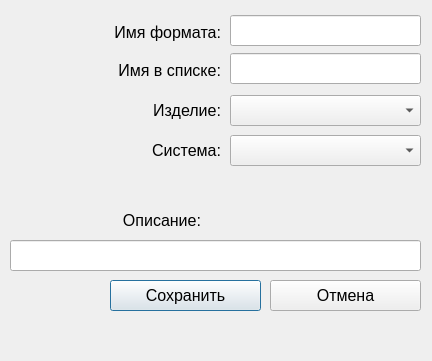
<?xml version="1.0" encoding="UTF-8"?>
<ui version="4.0">
 <class>addformat</class>
 <widget class="QDialog" name="addformat">
  <property name="geometry">
   <rect>
    <x>0</x>
    <y>0</y>
    <width>432</width>
    <height>361</height>
   </rect>
  </property>
  <property name="windowTitle">
   <string>Dialog</string>
  </property>
  <widget class="QLineEdit" name="eName">
   <property name="geometry">
    <rect>
     <x>230</x>
     <y>15</y>
     <width>191</width>
     <height>31</height>
    </rect>
   </property>
   <property name="font">
    <font>
     <pointsize>12</pointsize>
    </font>
   </property>
  </widget>
  <widget class="QLabel" name="label_2">
   <property name="geometry">
    <rect>
     <x>10</x>
     <y>210</y>
     <width>191</width>
     <height>20</height>
    </rect>
   </property>
   <property name="font">
    <font>
     <pointsize>12</pointsize>
    </font>
   </property>
   <property name="text">
    <string>Описание:</string>
   </property>
   <property name="alignment">
    <set>Qt::AlignRight|Qt::AlignTrailing|Qt::AlignVCenter</set>
   </property>
  </widget>
  <widget class="QComboBox" name="cbObject">
   <property name="geometry">
    <rect>
     <x>230</x>
     <y>95</y>
     <width>191</width>
     <height>31</height>
    </rect>
   </property>
   <property name="font">
    <font>
     <pointsize>12</pointsize>
    </font>
   </property>
  </widget>
  <widget class="QLabel" name="label">
   <property name="geometry">
    <rect>
     <x>30</x>
     <y>22</y>
     <width>191</width>
     <height>20</height>
    </rect>
   </property>
   <property name="font">
    <font>
     <pointsize>12</pointsize>
    </font>
   </property>
   <property name="text">
    <string>Имя формата:</string>
   </property>
   <property name="alignment">
    <set>Qt::AlignRight|Qt::AlignTrailing|Qt::AlignVCenter</set>
   </property>
  </widget>
  <widget class="QPushButton" name="bAdd">
   <property name="geometry">
    <rect>
     <x>110</x>
     <y>280</y>
     <width>151</width>
     <height>31</height>
    </rect>
   </property>
   <property name="font">
    <font>
     <pointsize>12</pointsize>
    </font>
   </property>
   <property name="text">
    <string>Сохранить</string>
   </property>
  </widget>
  <widget class="QPushButton" name="bCancel">
   <property name="geometry">
    <rect>
     <x>270</x>
     <y>280</y>
     <width>151</width>
     <height>31</height>
    </rect>
   </property>
   <property name="font">
    <font>
     <pointsize>12</pointsize>
    </font>
   </property>
   <property name="text">
    <string>Отмена</string>
   </property>
  </widget>
  <widget class="QLabel" name="label_3">
   <property name="geometry">
    <rect>
     <x>30</x>
     <y>100</y>
     <width>191</width>
     <height>20</height>
    </rect>
   </property>
   <property name="font">
    <font>
     <pointsize>12</pointsize>
    </font>
   </property>
   <property name="text">
    <string>Изделие:</string>
   </property>
   <property name="alignment">
    <set>Qt::AlignRight|Qt::AlignTrailing|Qt::AlignVCenter</set>
   </property>
  </widget>
  <widget class="QLineEdit" name="eDescription">
   <property name="geometry">
    <rect>
     <x>10</x>
     <y>240</y>
     <width>411</width>
     <height>31</height>
    </rect>
   </property>
   <property name="font">
    <font>
     <pointsize>10</pointsize>
    </font>
   </property>
  </widget>
  <widget class="QComboBox" name="cbSystem">
   <property name="geometry">
    <rect>
     <x>230</x>
     <y>135</y>
     <width>191</width>
     <height>31</height>
    </rect>
   </property>
   <property name="font">
    <font>
     <pointsize>12</pointsize>
    </font>
   </property>
  </widget>
  <widget class="QLabel" name="label_4">
   <property name="geometry">
    <rect>
     <x>30</x>
     <y>140</y>
     <width>191</width>
     <height>20</height>
    </rect>
   </property>
   <property name="font">
    <font>
     <pointsize>12</pointsize>
    </font>
   </property>
   <property name="text">
    <string>Система:</string>
   </property>
   <property name="alignment">
    <set>Qt::AlignRight|Qt::AlignTrailing|Qt::AlignVCenter</set>
   </property>
  </widget>
  <widget class="QLineEdit" name="eTitle">
   <property name="geometry">
    <rect>
     <x>230</x>
     <y>53</y>
     <width>191</width>
     <height>31</height>
    </rect>
   </property>
   <property name="font">
    <font>
     <pointsize>12</pointsize>
    </font>
   </property>
   <property name="text">
    <string/>
   </property>
  </widget>
  <widget class="QLabel" name="label_5">
   <property name="geometry">
    <rect>
     <x>30</x>
     <y>60</y>
     <width>191</width>
     <height>20</height>
    </rect>
   </property>
   <property name="font">
    <font>
     <pointsize>12</pointsize>
    </font>
   </property>
   <property name="text">
    <string>Имя в списке:</string>
   </property>
   <property name="alignment">
    <set>Qt::AlignRight|Qt::AlignTrailing|Qt::AlignVCenter</set>
   </property>
  </widget>
 </widget>
 <tabstops>
  <tabstop>eName</tabstop>
  <tabstop>eTitle</tabstop>
  <tabstop>cbObject</tabstop>
  <tabstop>cbSystem</tabstop>
  <tabstop>eDescription</tabstop>
  <tabstop>bAdd</tabstop>
  <tabstop>bCancel</tabstop>
 </tabstops>
 <resources/>
 <connections/>
</ui>
